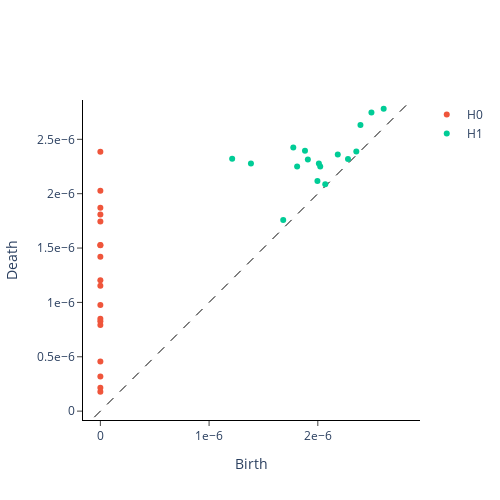

The notebook cell this image was saved under:
### Code cell
L=lead_matrix_1(time_series)
dgm=rev_directed(L)
plot_diagram(dgm[0])
